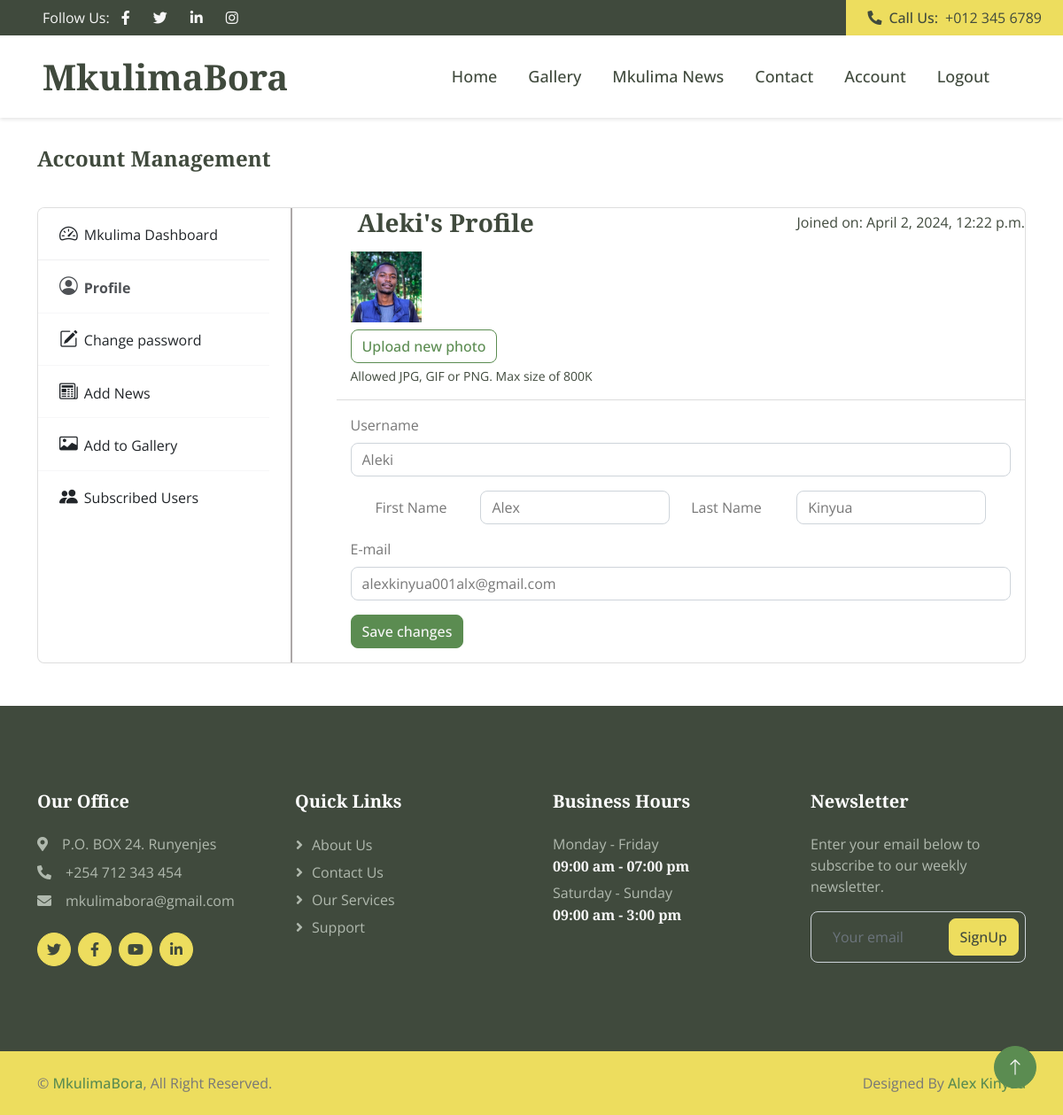
Before: /account/ (signed in) with the older database file.
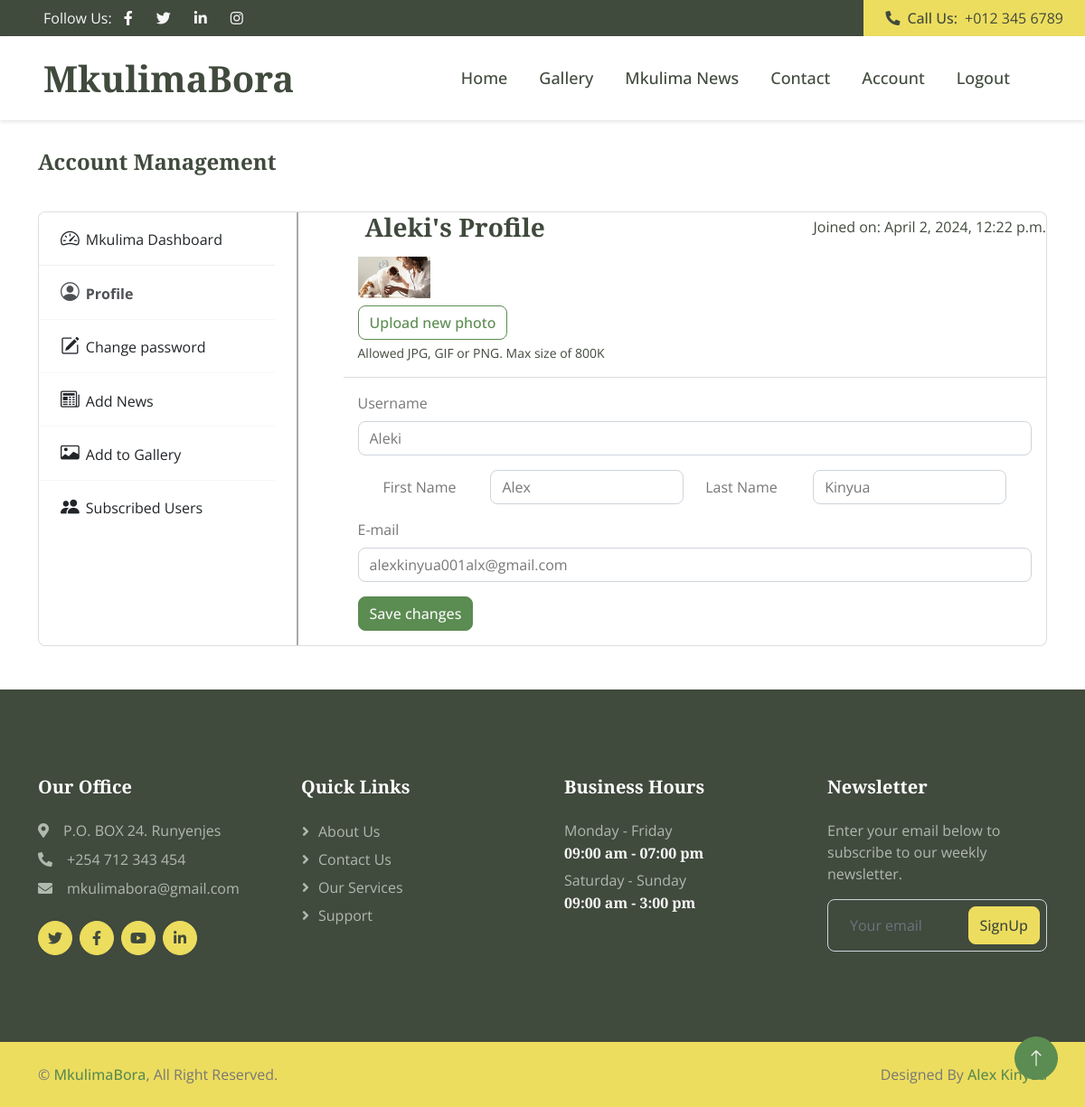
After: the same page with the newer database file.
### website/models.py (models this page shows, shortened)
class UserProfile(models.Model):
    user = models.OneToOneField(User, on_delete=models.CASCADE)
    profile_pic = models.ImageField(upload_to='profile_pics', blank=True, null=True)

### website/views.py (the view)
# urls.py: path('account/', views.account, name='account'),
@login_required
def account(request):
    user = request.user
    try:
        profile = user.userprofile
    except UserProfile.DoesNotExist:
        profile = UserProfile.objects.create(user=user)
    if request.method == 'POST':
        form = CustomUserChangeForm(request.POST, request.FILES, instance=user)
        if form.is_valid():
            profile_pic = form.cleaned_data.get('profile_pic')
            if profile_pic:
                profile.profile_pic = profile_pic
                profile.save()
            form.save()
            messages.success(request, 'Your profile was successfully updated!')
            return redirect('account')
        else:
            messages.error(request, 'Please correct the error below.')
    else:
        form = CustomUserChangeForm(instance=user)
    return render(request, 'website/account.html', {'form': form, 'profile': profile})

### website/forms.py
class CustomUserChangeForm(UserChangeForm):
    profile_pic = forms.ImageField(required=False)
    class Meta:
        model = CustomUser
        fields = ['username', 'first_name', 'last_name', 'email', 'profile_pic']

### website/templates/website/account.html (shortened to what this page needs)
{% extends "website/base.html" %}
{% block content %}
<!doctype html>
<html lang="en">
<head>
</head>
<body>
  <div class="container light-style flex-grow-1 container-p-y">
    <h4 class="font-weight-bold py-3 mb-4">
      Account Management
    </h4>
    <div class="card overflow-hidden">
      <div class="row no-gutters row-bordered row-border-light">
        <div class="col-md-3 pt-0">
          <div class="list-group list-group-flush account-settings-links">
            <a class="list-group-item list-group-item-action" data-toggle="list" href="#"><i class="bi bi-speedometer2" style="font-size: 1.3em;margin-right: 7px;"></i>Mkulima Dashboard</a>
            <a class="list-group-item list-group-item-action active" data-toggle="list" href="#account-general"><i class="bi bi-person-circle" style="font-size: 1.3em;margin-right: 7px;"></i>Profile</a>
            <a class="list-group-item list-group-item-action" data-toggle="list" href="#account-change-password"><i class="bi bi-pencil-square" style="font-size: 1.3em;margin-right: 7px;"></i>Change password</a>
            <a class="list-group-item list-group-item-action" data-toggle="list" href="#add-news"><i class="bi bi-newspaper" style="font-size: 1.3em;margin-right: 7px;"></i>Add News</a>
            <a class="list-group-item list-group-item-action" data-toggle="list" href="#add-gallery"><i class="bi bi-card-image" style="font-size: 1.3em;margin-right: 7px;"></i>Add to Gallery</a>
            <a class="list-group-item "href="{% url 'subscribers' %}"><i class="bi bi-people-fill" style="font-size: 1.3em;margin-right: 7px;"></i>Subscribed Users</a>
          </div>
        </div>
        <div class="col-md-9">
          <div class="tab-content">
            <div class="tab-pane fade show active bordered" id="account-general">
              <div class="d-inline m-3 p-2">
                <h3 class="d-inline">{{ user.username }}'s Profile</h3>
                <div class="text-dark mt-1 d-inline" style="float: right;">Joined on: {{ user.date_joined }}</div>
            </div>
              <form method="post" action="{% url 'account' %}" enctype="multipart/form-data">
                <div class="card-body media align-items-center">
                  {% if profile.profile_pic %}
                      <img src="{{ profile.profile_pic.url }}" alt="" class="d-block ui-w-80">
                  {% else %}
                      <img src="https://bootdey.com/img/Content/avatar/avatar1.png" alt="" class="d-block ui-w-80">
                  {% endif %}
                  <div class="media-body ml-4">
                      <label class="btn btn-outline-primary mt-2">
                          Upload new photo
                      </label> &nbsp;
                      <div class="text-dark small mt-1">Allowed JPG, GIF or PNG. Max size of 800K</div>
                  </div>
              </div>
              <hr class="border-light m-0">
              <div class="card-body">
                <div class="form-group">
                  <label class="form-label">Username</label>
                  <input type="text" class="form-control mb-1" value="{{ user.username }}" name="username" required>
                </div>
                <div class="form-group row m-3">
                  <label class="col-sm-2 col-form-label">First Name</label>
                  <div class="col-sm-4">
                      <input type="text" class="form-control" name="first_name" value="{{ user.first_name }}">
                  </div>
                  <label class="col-sm-2 col-form-label">Last Name</label>
                  <div class="col-sm-4">
                      <input type="text" class="form-control" name="last_name" value="{{ user.last_name }}">
                  </div>
              </div>
                <div class="form-group">
                  <label class="form-label">E-mail</label>
                  <input type="text" class="form-control mb-1" name="email" value="{{ user.email }}">
                </div>
                <div class="text-right mt-3">
                  <button type="submit" class="btn btn-primary">Save changes</button>&nbsp;
                </div>
              </form>
              </div>
            </div>
          </div>
        </div>
      </div>
    </div>
  </body>
</html>
{% endblock %}

### website/templates/website/base.html (shortened to what this page needs)
{% load static %}
<!DOCTYPE html>
<html lang="en">
<head>
    <link href="https://cdnjs.cloudflare.com/ajax/libs/font-awesome/5.10.0/css/all.min.css" rel="stylesheet">
    <link href="https://cdn.jsdelivr.net/npm/bootstrap-icons@1.4.1/font/bootstrap-icons.css" rel="stylesheet">
    <link href="{% static 'lib/animate/animate.min.css'%}" rel="stylesheet">
    <link href="{% static 'lib/owlcarousel/assets/owl.carousel.min.css' %}" rel="stylesheet">
    <link href="{% static 'lib/lightbox/css/lightbox.min.css'  %}" rel="stylesheet">
    <link href="{% static 'css/bootstrap.min.css'%}" rel="stylesheet">
    <link href="{% static 'css/style.css' %}" rel="stylesheet">
    <link href="{% static 'css/account.css' %}" rel="stylesheet">
<link rel="stylesheet" href="https://cdn.jsdelivr.net/npm/bootstrap-icons@1.3.0/font/bootstrap-icons.css">
</head>
<body>
    <div class="container-fluid bg-dark px-0">
        <div class="row g-0 d-none d-lg-flex">
            <div class="col-lg-6 ps-5 text-start">
                <div class="h-100 d-inline-flex align-items-center text-light">
                    <span>Follow Us:</span>
                    <a class="btn btn-link text-light" href=""><i class="fab fa-facebook-f"></i></a>
                    <a class="btn btn-link text-light" href=""><i class="fab fa-twitter"></i></a>
                    <a class="btn btn-link text-light" href=""><i class="fab fa-linkedin-in"></i></a>
                    <a class="btn btn-link text-light" href=""><i class="fab fa-instagram"></i></a>
                </div>
            </div>
            <div class="col-lg-6 text-end">
                <div class="h-100 bg-secondary d-inline-flex align-items-center text-dark py-2 px-4">
                    <span class="me-2 fw-semi-bold"><i class="fa fa-phone-alt me-2"></i>Call Us:</span>
                    <span>+012 345 6789</span>
                </div>
            </div>
        </div>
    </div>
    <nav class="navbar navbar-expand-lg bg-white navbar-light sticky-top px-4 px-lg-5" style="box-shadow: 0 2px 4px rgba(0, 0, 0, 0.1);">
        <a href="/" class="navbar-brand d-flex align-items-center">
            <h1 class="m-0">MkulimaBora</h1>
        </a>
        <div class="collapse navbar-collapse" id="navbarCollapse">
            <div class="navbar-nav ms-auto p-4 p-lg-0">
                <a href="/" class="nav-item nav-link">Home</a>
                <a href="/gallery/" class="nav-item nav-link">Gallery</a>
                <a href="/mkulima-news/" class="nav-item nav-link">Mkulima News</a>
                <a href="/contact/" class="nav-item nav-link">Contact</a>
                {% if user.is_authenticated %}
                <a href="{% url 'account' %}" class="nav-item nav-link">Account</a>
                <a href="{% url 'logout' %}" class="nav-item nav-link">Logout</a>
                {% else %}
                <a href="/login/" class="nav-item nav-link">Login</a>
                {% endif %}
            </div>
        </div>
    </nav>
    {% block content %}
    {% endblock %}
    <div class="container-fluid bg-dark footer mt-5 py-5 wow fadeIn" data-wow-delay="0.1s">
        <div class="container py-5">
            <div class="row g-5">
                <div class="col-lg-3 col-md-6">
                    <h5 class="text-white mb-4">Our Office</h5>
                    <p class="mb-2"><i class="fa fa-map-marker-alt me-3"></i>P.O. BOX 24. Runyenjes</p>
                    <p class="mb-2"><i class="fa fa-phone-alt me-3"></i>+254 712 343 454</p>
                    <p class="mb-2"><i class="fa fa-envelope me-3"></i>mkulimabora@gmail.com</p>
                    <div class="d-flex pt-3">
                        <a class="btn btn-square btn-secondary rounded-circle me-2" href=""><i class="fab fa-twitter"></i></a>
                        <a class="btn btn-square btn-secondary rounded-circle me-2" href=""><i class="fab fa-facebook-f"></i></a>
                        <a class="btn btn-square btn-secondary rounded-circle me-2" href=""><i class="fab fa-youtube"></i></a>
                        <a class="btn btn-square btn-secondary rounded-circle me-2" href=""><i class="fab fa-linkedin-in"></i></a>
                    </div>
                </div>
                <div class="col-lg-3 col-md-6">
                    <h5 class="text-white mb-4">Quick Links</h5>
                    <a class="btn btn-link" href="">About Us</a>
                    <a class="btn btn-link" href="">Contact Us</a>
                    <a class="btn btn-link" href="">Our Services</a>
                    <a class="btn btn-link" href="">Support</a>
                </div>
                <div class="col-lg-3 col-md-6">
                    <h5 class="text-white mb-4">Business Hours</h5>
                    <p class="mb-1">Monday - Friday</p>
                    <h6 class="text-light">09:00 am - 07:00 pm</h6>
                    <p class="mb-1">Saturday - Sunday</p>
                    <h6 class="text-light">09:00 am - 3:00 pm</h6>
                </div>
                <div class="col-lg-3 col-md-6">
                    <form action="{% url 'subscribe' %}" method="post">
                        <h5 class="text-white mb-4">Newsletter</h5>
                        <p>Enter your email below to subscribe to our weekly newsletter.</p>
                        <div class="position-relative w-100">
                            <input class="form-control bg-transparent w-100 py-3 ps-4 pe-5" type="text" placeholder="Your email" name="email">
                            <button type="submit" class="btn btn-secondary py-2 position-absolute top-0 end-0 mt-2 me-2">SignUp</button>
                        </div>
                    </form>
                </div>
            </div>
        </div>
    </div>
    <div class="container-fluid bg-secondary text-body copyright py-4">
        <div class="container">
            <div class="row">
                <div class="col-md-6 text-center text-md-start mb-3 mb-md-0">
                    &copy; <a class="fw-semi-bold" href="#">MkulimaBora</a>, All Right Reserved.
                </div>
                <div class="col-md-6 text-center text-md-end copyright">
                    Designed By <a class="fw-semi-bold" href="https://github.com/aleki001/">Alex Kinyua</a>
                </div>
            </div>
        </div>
    </div>
    <a href="#" class="btn btn-lg btn-primary btn-lg-square rounded-circle back-to-top"><i class="bi bi-arrow-up"></i></a>
</body>
</html>

### website/static/css/style.css (style rules this page uses)
:root { --primary: #5B8C51; --secondary: #EDDD5E; --light: #F7F7F7; --dark: #404A3D; }
.back-to-top { position: fixed; display: none; right: 30px; bottom: 30px; z-index: 99; }
.fw-semi-bold { font-weight: 500 !important; }
.btn { transition: .5s; font-weight: 500; }
.btn-primary, .btn-outline-primary:hover { color: var(--light); }
.btn-secondary, .btn-outline-secondary:hover { color: var(--dark); }
.btn-square { width: 38px; height: 38px; }
.btn-lg-square { width: 48px; height: 48px; }
.btn-square, .btn-sm-square, .btn-lg-square { padding: 0; display: flex; align-items: center; justify-content: center; font-weight: normal; }
.navbar.sticky-top { top: -100px; transition: .5s; }
.navbar .navbar-nav .nav-link { margin-right: 35px; padding: 25px 0; color: var(--dark); font-size: 18px; font-weight: 500; outline: none; }
.footer { color: #B0B9AE; }
.footer .btn.btn-link { display: block; margin-bottom: 5px; padding: 0; text-align: left; color: #B0B9AE; font-weight: normal; text-transform: capitalize; transition: .3s; }
.footer .btn.btn-link::before { position: relative; content: "\f105"; font-family: "Font Awesome 5 Free"; font-weight: 900; margin-right: 10px; }

### website/static/css/account.css (style rules this page uses)
.ui-w-80 { width: 80px !important; height: auto; }
.card { background-clip: padding-box; box-shadow: 0 1px 4px rgba(24,28,33,0.012); }
.row-bordered { overflow: hidden; }
.account-settings-links .list-group-item.active { font-weight: bold !important; }
html:not(.dark-style) .account-settings-links .list-group-item.active { background: transparent !important; }
.light-style .account-settings-links .list-group-item { padding: 0.85rem 1.5rem; border-color: rgba(24, 28, 33, 0.03) !important; }
.light-style .account-settings-links .list-group-item.active { color: #4e5155 !important; }
.light-style .account-settings-links .list-group-item.active { color: #4E5155 !important; }
.light-style .account-settings-links .list-group-item { padding: 0.85rem 1.5rem; border-color: rgba(24,28,33,0.03) !important; }

### website/templates/website/account.html (style rules this page uses)
.bordered { border-left: 2px solid #aca7a7; padding-left: 50px; }

Changed rows visible on the page:
changed UserProfile: profile_pic: a different picture
